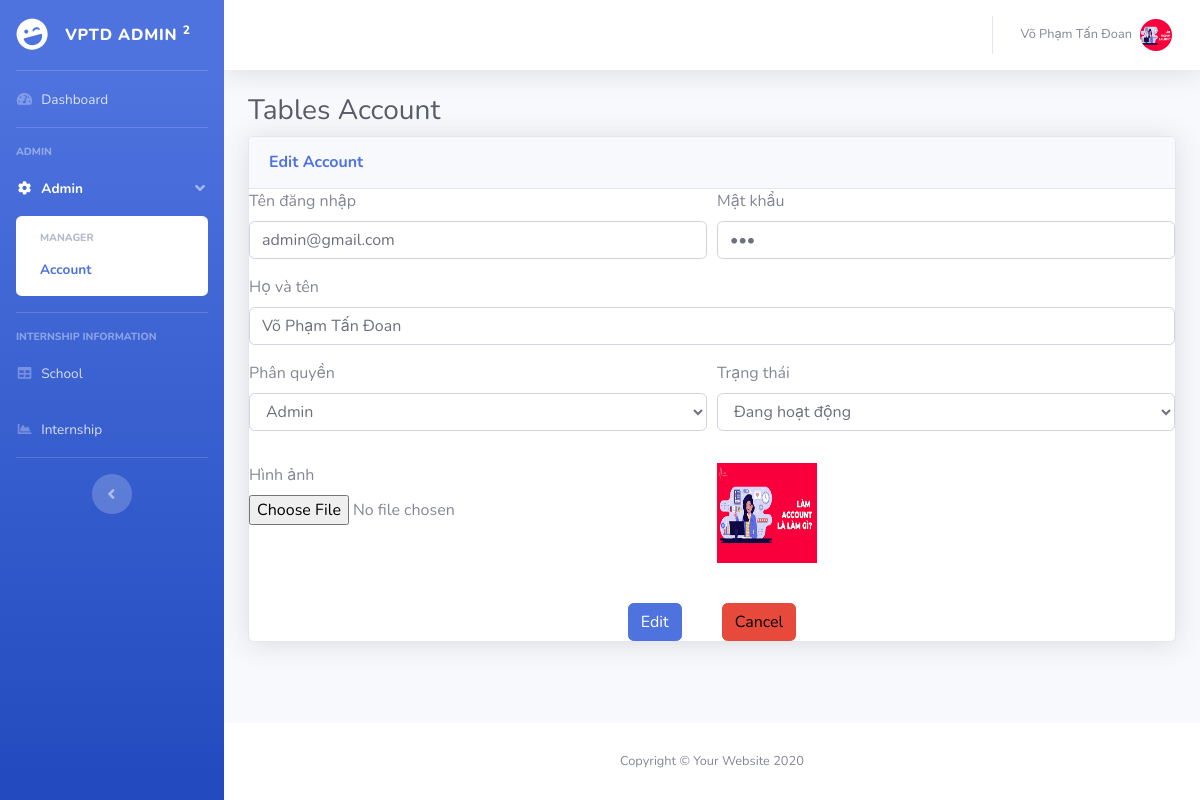
The page /Internship/account/editaccount.php?id=2 (signed in) on the database its author committed.
### tables this page shows
CREATE TABLE `users` (
  `id` int(11) NOT NULL,
  `username` varchar(256) NOT NULL,
  `fullname` varchar(256) NOT NULL,
  `password` varchar(256) NOT NULL,
  `roleid` int(2) NOT NULL,
  `img` varchar(256) NOT NULL,
  `status` int(1) NOT NULL
);

CREATE TABLE `role` (
  `id` int(11) NOT NULL,
  `name` varchar(256) NOT NULL
);

### Internship/login/setSession.php (called while the page is built, shortened)
<?php
    if(isset($_SESSION["users"])){
            $fullname   =  $_SESSION['users']['fullname'];
            $image      =  $_SESSION['users']['img'];
    }else{
            header('Location: ../404.php');
            exit;
    }
?>

### Internship/database/database.php (called while the page is built, shortened)
<?php
    $db = new database(HOST, DB_USER, DB_PASSWORD, DB_NAME);
    class database {
        public $connection;
        function __construct($host, $db_user, $db_pass, $db_name){
            $this->connection = new mysqli($host, $db_user, $db_pass, $db_name);
        }
        function getData($sql){
            $result = $this->connection->query($sql);
            $data = [];
            if($result->num_rows > 0){
                while($row = $result->fetch_assoc()){
                    $data[] = $row;
                }
            }
            return $data;
        }
    }
?>

### Internship/account/editaccount.php (the view, shortened to what this page needs)
<?php
        require_once('../login/setSession.php');
        require_once('../database/database.php');
?>
<?php
    $id = $_GET['id'];
	$sqlaccount = "SELECT * FROM users WHERE id = '$id'";
	$resultaccount = $db->getData($sqlaccount);
    $userr = $resultaccount[0]['username'];
    $passs = $resultaccount[0]['password'];
    $namee = $resultaccount[0]['fullname'];
    $anhh = $resultaccount[0]['img'];
    $roleidd = $resultaccount[0]['roleid'];
    $statusss = $resultaccount[0]['status'];
?>
<!DOCTYPE html>
<html lang="en">
<head>
    <link href="../vendor/fontawesome-free/css/all.min.css" rel="stylesheet" type="text/css">
    <link href="../css/sb-admin-2.min.css" rel="stylesheet">
    <link href="../vendor/datatables/dataTables.bootstrap4.min.css" rel="stylesheet">
</head>
<body id="page-top">
    <div id="wrapper">
        <ul class="navbar-nav bg-gradient-primary sidebar sidebar-dark accordion" id="accordionSidebar">
            <a class="sidebar-brand d-flex align-items-center justify-content-center" href="index.html">
                <div class="sidebar-brand-icon rotate-n-15">
                    <i class="fas fa-laugh-wink"></i>
                </div>
                <div class="sidebar-brand-text mx-3">VPTD Admin <sup>2</sup></div>
            </a>
            <hr class="sidebar-divider my-0">
            <li class="nav-item">
                <a class="nav-link" href="../home.php">
                    <i class="fas fa-fw fa-tachometer-alt"></i>
                    <span>Dashboard</span></a>
            </li>
            <hr class="sidebar-divider">
            <div class="sidebar-heading">
                Admin
            </div>
            <li class="nav-item active">
                <a class="nav-link" href="#" data-toggle="collapse" data-target="#collapseTwo" aria-expanded="true"
                    aria-controls="collapseTwo">
                    <i class="fas fa-fw fa-cog"></i>
                    <span>Admin</span>
                </a>
                <div id="collapseTwo" class="collapse show" aria-labelledby="headingTwo"
                    data-parent="#accordionSidebar">
                    <div class="bg-white py-2 collapse-inner rounded">
                        <h6 class="collapse-header">Manager</h6>
                        <a class="collapse-item active" href="../account.php">Account</a>
                    </div>
                </div>
            </li>
            <hr class="sidebar-divider">
            <div class="sidebar-heading">
                Internship information
            </div>
            <li class="nav-item">
                <a class="nav-link" href="../school.php">
                    <i class="fas fa-fw fa-table"></i>
                    <span>School</span></a>
            </li>
            <li class="nav-item">
                <a class="nav-link" href="../internship.php">
                    <i class="fas fa-fw fa-chart-area"></i>
                    <span>Internship</span></a>
            </li>
            <hr class="sidebar-divider d-none d-md-block">
            <div class="text-center d-none d-md-inline">
                <button class="rounded-circle border-0" id="sidebarToggle"></button>
            </div>
        </ul>
        <div id="content-wrapper" class="d-flex flex-column">
            <div id="content">
                <nav class="navbar navbar-expand navbar-light bg-white topbar mb-4 static-top shadow">
                    <ul class="navbar-nav ml-auto">
                        <li class="nav-item dropdown no-arrow">
                            <a class="nav-link dropdown-toggle" href="#" id="userDropdown" role="button"
                                data-toggle="dropdown" aria-haspopup="true" aria-expanded="false">
                                <span class="mr-2 d-none d-lg-inline text-gray-600 small"><?php echo $fullname;?></span>
                                <img class="img-profile rounded-circle"
                                    src="../upload/<?php echo $image;?>">
                            </a>
                        </li>
                    </ul>
                </nav>
                <div class="container-fluid">
                    <h1 class="h3 mb-2 text-gray-800">Tables Account</h1>
                    <div class="card shadow mb-4">
                        <div class="card-header py-3">
                            <h6 class="m-0 font-weight-bold text-primary">Edit Account</h6>
                        </div>
                            <form action="" method="POST"  enctype="multipart/form-data">
                                    <div class="form-row">
                                        <div class="form-group col-md-6">
                                        <label for="inputEmail4">Tên đăng nhập</label>
                                        <input type="text" name="tendangnhap" class="form-control" id="inputEmail4" placeholder="@ Nhập tên đăng nhập" value="<?php echo $userr;?>">
                                        </div>
                                        <div class="form-group col-md-6">
                                        <label for="inputPassword4">Mật khẩu</label>
                                            <input type="password" name="matkhau" class="form-control" id="inputPassword4" placeholder="Nhập mật khẩu" value="<?php echo $passs;?>">
                                        </div>
                                    </div>
                                    <div class="form-group">
                                            <label for="inputPassword4">Họ và tên</label>
                                            <input type="text" name="hovaten" class="form-control" id="inputPassword4" placeholder="Nhập họ và tên" value="<?php echo $namee;?>">
                                    </div>
                                    <div class="form-row">
                                        <div class="form-group col-md-6">
                                            <div class="form-group">
                                                <label for="exampleFormControlSelect1">Phân quyền</label>
                                                        <select class="form-control" id="exampleFormControlSelect1" name="role">
                                                        <?php
                                                            $sqlrole = "SELECT * FROM role";
                                                            $resultrole = $db->getData($sqlrole);
                                                            foreach($resultrole as $rowrole){
                                                        ?>
                                                            <option value="<?php echo $rowrole['id'];?>"
                                                            <?php if($rowrole['id'] == $roleidd){echo "selected";}?>>
                                                            <?php echo $rowrole['name'];?></option>
                                                        <?php } ?>
                                                        </select>
                                            </div>
                                        </div>
                                        <div class="form-group col-md-6">
                                            <div class="form-group">
                                            <label for="inputState">Trạng thái</label>
                                                <select id="inputState" class="form-control" name="status">
                                                    <?php if($statusss == 1){?>
                                                        <option value="1">Đang hoạt động</option>
                                                    <?php }else{ ?>
                                                        <option value="2">Ngừng hoạt động</option>
                                                        <option value="1">Đang hoạt động</option>
                                                    <?php } ?>
                                                </select>
                                            </div>
                                        </div>
                                    </div>
                                    <div class="form-row">
                                        <div class="form-group col-md-6">
                                                <label for="exampleFormControlFile1">Hình ảnh</label>
                                                <input name="c_img" type="file" class="form-control-file" id="exampleFormControlFile1">
                                        </div>
                                        <div class="form-group col-md-6">
                                            <label for="inputPassword4"><img style="width: 100px; height:100px;" src="../upload/<?php echo $anhh;?>" alt=""></label>
                                        </div>
                                    </div>
                                    <div style="display: flex; align-items: center;justify-content: center;">
                                        <button name="edit_account" style="margin: 0 20px;" type="submit" class="btn btn-primary">Edit</button>
                                        <button style="margin: 0 20px;" type="submit" class="btn btn-danger">
                                            <a href="../account.php" style="color: black;">Cancel</a>
                                        </button>
                                    </div>
                            </form>
                    </div>
                </div>
            </div>
            <footer class="sticky-footer bg-white">
                <div class="container my-auto">
                    <div class="copyright text-center my-auto">
                        <span>Copyright &copy; Your Website 2020</span>
                    </div>
                </div>
            </footer>
        </div>
    </div>
</body>
</html>

### rows shown on the page
users: tendangnhap "admin@gmail.com", hovaten "Võ Phạm Tấn Đoan", role "Admin", status "Đang hoạt động", img (picture)

### other values the page prints
$fullname "Võ Phạm Tấn Đoan"
